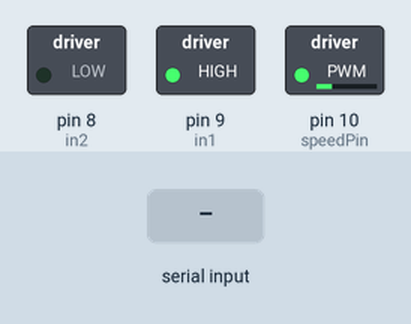
The sketch below on a simulated Arduino Mega 2560, built with avr-gcc and run on an emulated ATmega2560. On the bench: switched loads named in the sketch (green lamp = pin HIGH). Inputs (shaded band) come from the test bench. What the sketch prints to the serial monitor is not drawn.

Above: at 3.4 s.
3.5 s: "1" received over the second serial link
At 11.75 s:
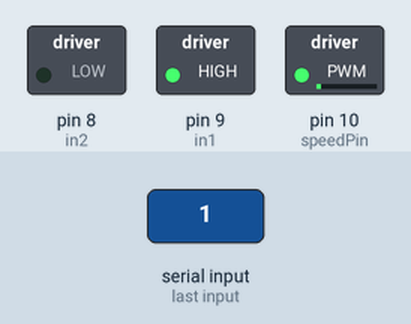
At 14.75 s:
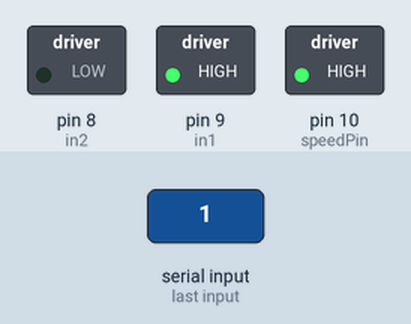
Timing chart, 0 to 34.7 s (numbered marks = the images above; inputs shaded):
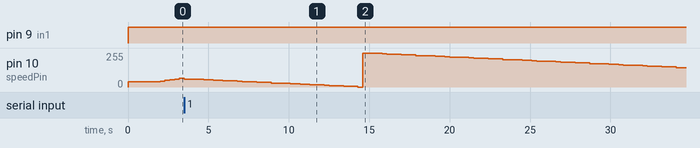

Measured:
- after the input at 3.5 s, pin 9 (in1): stays HIGH (without the input it goes to LOW after 11.4 s)

The sketch:

Mega.ino
```cpp
#include <SoftwareSerial.h>

int speedPin = 10;
int in1 = 9;
int in2 = 8;

int rx = 2;
int tx = 3;
SoftwareSerial BTserial(rx, tx);

int motorSpeed = 0;
boolean decMotorSpeed = false;
int decCounter = 0;

const int MINSPEED = 40;

int gravity = 0;

void setup() {
  Serial.begin(9600);
  pinMode(speedPin, OUTPUT);
  pinMode(in1, OUTPUT);
  pinMode(in2, OUTPUT);

  BTserial.begin(9600);
}

void startMotor()
{
  digitalWrite(in1, HIGH);
  digitalWrite(in2, LOW);

  Serial.print("Motor turning on...\n");

  motorSpeed = MINSPEED;  //MINSPEED is the minimun voltage possible to run the mototr at the minimum speed
  analogWrite(speedPin, motorSpeed);

  delay(2000);

  Serial.print("Motor turned on.");
}

void stopMotor()
{
  digitalWrite(in1, LOW);
  digitalWrite(in2, LOW);

  motorSpeed = 0;
  analogWrite(speedPin, motorSpeed);

  Serial.print("Motor turning off...\n");

  delay(2000);

  Serial.print("Motor turned off.\n");
}

void speedController(int gravity)
{
  if (gravity <= 9.7)
  {
    if (decMotorSpeed == false && motorSpeed <= 250)
    {
      motorSpeed = motorSpeed + 5;
    }
    else
    {
      if (motorSpeed <= 254)
      {
        motorSpeed++;
        decCounter--;
      }
      else
      {
        Serial.print("MAX speed reached, Shuting down the motor\n");
        stopMotor();
      }
    }
  }
  else
  {
    if (gravity >= 9.9)
    {
      if (decMotorSpeed == false)
      {
        motorSpeed = motorSpeed - 5;
        decMotorSpeed = true;
      }
      else
      {
        motorSpeed--;
        decCounter++;

        if (decCounter > 4) //NEED to test 4 OR 5 OR 6
        {
          decMotorSpeed = false;
          decCounter = 0;
        }
      }
    }
  }

  analogWrite(speedPin, motorSpeed);

  delay(300);
}

void loop() {
  startMotor();

  while (true)
  {
    if (BTserial.available())
    {
      gravity = BTserial.read();
    }
    speedController(gravity);
  }

  stopMotor();
}
```
